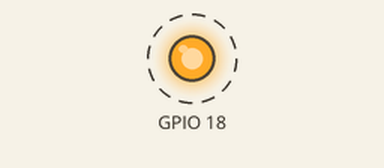
The program below on a simulated Raspberry Pi (BCM pin numbers). Parts: output pins drawn as LEDs (lit = HIGH). Dashed ring = blinking. At 40.0 s the program stops and its outputs stay as they are.

Above: at 0.1 s.
Timing chart, 0 to 3.0 s (numbered marks = the images above):
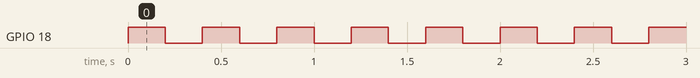

The program:

led.py
```python
import RPi.GPIO as GPIO
import time

GPIO.setwarnings(False)
GPIO.setmode(GPIO.BCM)
GPIO.setup(18, GPIO.OUT)
for i in range(100):
	GPIO.output(18, 1)
	time.sleep(0.2)
	GPIO.output(18, 0)
	time.sleep(0.2)
GPIO.cleanup()
```

Measured:
- by itself, GPIO 18: alternates HIGH for 0.20 s and LOW for 0.20 s, 200 changes in all, then stays LOW
